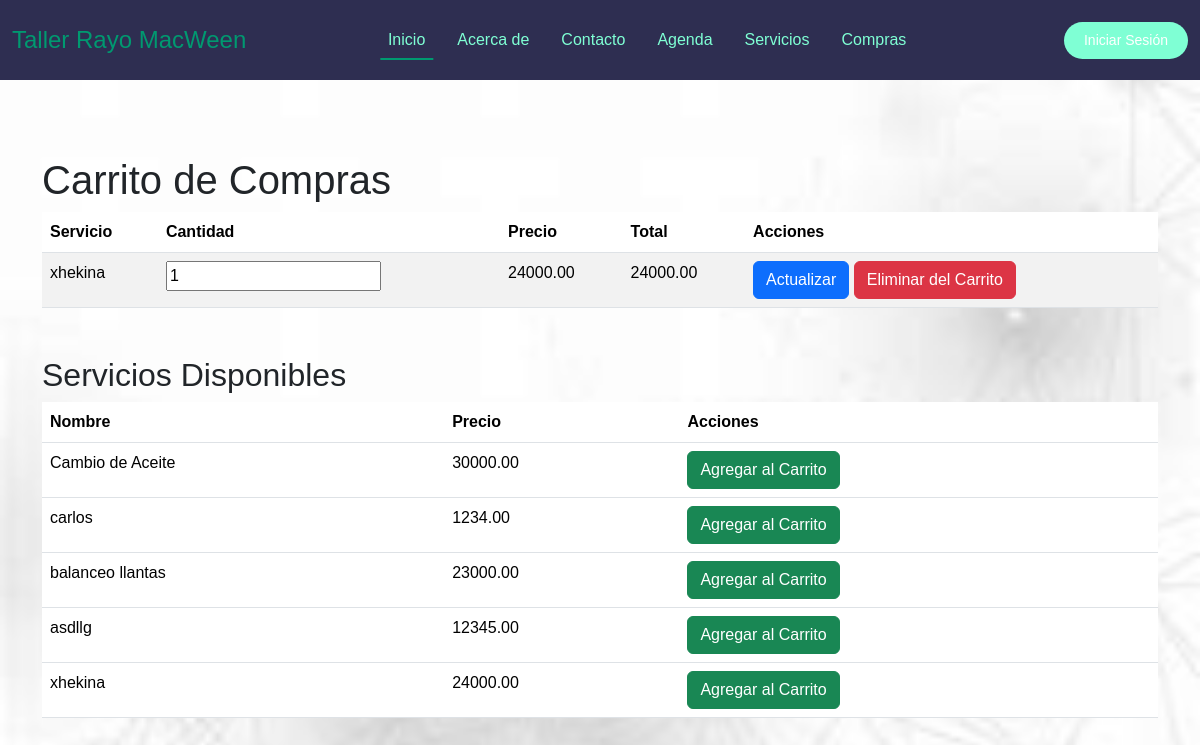
The app's page /compras/ with its own data.
### rayomcween/models.py (models this page shows, shortened)
class Carrito(models.Model):
    servicio = models.ForeignKey(Servicio, on_delete=models.CASCADE)
    cantidad = models.PositiveIntegerField(default=1)  # Añadir valor por defecto

class Servicio(models.Model):
    nombre = models.CharField(max_length=100)
    descripcion = models.TextField()
    precio = models.DecimalField(max_digits=10, decimal_places=2)

### rayomcween/views.py (the view)
# urls.py: path('compras/', views.mostrar_carrito, name='compras'),
def mostrar_carrito(request):
    carrito = Carrito.objects.all()
    servicios = Servicio.objects.all()
    return render(request, 'compras.html', {'carrito': carrito, 'servicios': servicios})

### rayomcween/templatetags/custom_filters.py (called while the page is built)
@register.filter(name='multiply')
def multiply(value, arg):
    try:
        return value * arg
    except (ValueError, TypeError):
        return ''

### rayomcween/templates/compras.html (shortened to what this page needs)
{% load custom_filters %}
{% load static %}
<!DOCTYPE html>
<html lang="es">
<head>
    <link href="https://cdn.jsdelivr.net/npm/bootstrap@5.3.3/dist/css/bootstrap.min.css" rel="stylesheet">
    <link rel="stylesheet" href="{% static 'css/new_style.css' %}">
</head>
<body style="margin-top: 156px;">
    <nav class="navbar navbar-expand-lg fixed-top">
        <div class="container-fluid">
            <a class="navbar-brand me-auto" href="#">Taller Rayo MacWeen</a>
            <div class="offcanvas offcanvas-end" tabindex="-1" id="offcanvasNavbar" aria-labelledby="offcanvasNavbarLabel" onmouseover="showNav()" onmouseleave="hideNav()">
                <div class="offcanvas-body">
                    <ul class="navbar-nav justify-content-center flex-grow-1 pe-3">
                        <li class="nav-item">
                            <a class="nav-link mx-lg-2 active" aria-current="page" href="{% url 'index' %}">Inicio</a>
                        </li>
                        <li class="nav-item">
                            <a class="nav-link mx-lg-2" href="{% url 'about' %}">Acerca de</a>
                        </li>
                        <li class="nav-item">
                            <a class="nav-link mx-lg-2" href="{% url 'contactanos' %}">Contacto</a>
                        </li>
                        <li class="nav-item">
                            <a class="nav-link mx-lg-2" href="{% url 'agenda' %}">Agenda</a>
                        </li>
                        <li class="nav-item">
                            <a class="nav-link mx-lg-2" href="{% url 'servicios' %}">Servicios</a>
                        </li>
                        <li class="nav-item">
                            <a class="nav-link mx-lg-2" href="{% url 'compras' %}">Compras</a>
                        </li>
                    </ul>
                </div>
            </div>
            {% if user.is_authenticated %}
      <a href="{% url 'logout' %}" class="login-button" id="logoutButton">Cerrar Sesión ({{ user.username }})</a>
    {% else %}
      <a href="{% url 'login' %}" class="login-button" id="loginButton">Iniciar Sesión</a>
    {% endif %}
        </div>
    </nav>
    <div class="container mt-5">
        <h1>Carrito de Compras</h1>
        {% if carrito %}
        <form method="post" action="{% if carrito.id %}{% url 'actualizar_carrito' carrito.id %}{% endif %}">
            <table class="table table-striped">
                <thead>
                    <tr>
                        <th>Servicio</th>
                        <th>Cantidad</th>
                        <th>Precio</th>
                        <th>Total</th>
                        <th>Acciones</th>
                    </tr>
                </thead>
                <tbody>
                    {% for item in carrito %}
<tr>
    <td>{{ item.servicio.nombre }}</td>
    <td>
        <input type="number" name="cantidad" value="{{ item.cantidad }}" min="1">
    </td>
    <td>{{ item.servicio.precio }}</td>
    <td>{{ item.cantidad|multiply:item.servicio.precio }}</td>
    <td>
        <button type="submit" class="btn btn-primary">Actualizar</button>
        <a href="{% url 'eliminar_del_carrito' item.id %}" class="btn btn-danger">Eliminar del Carrito</a>
    </td>
</tr>
{% endfor %}
                </tbody>
            </table>
        </form>
        {% else %}
        <p>El carrito está vacío.</p>
        {% endif %}
    </div>
    <div class="container mt-5">
        <h2>Servicios Disponibles</h2>
        <table class="table">
            <thead>
                <tr>
                    <th>Nombre</th>
                    <th>Precio</th>
                    <th>Acciones</th>
                </tr>
            </thead>
            <tbody>
                {% for servicio in servicios %}
                <tr>
                    <td>{{ servicio.nombre }}</td>
                    <td>{{ servicio.precio }}</td>
                    <td>
                        <a href="{% url 'agregar_al_carrito' servicio.id %}" class="btn btn-success">Agregar al Carrito</a>
                    </td>
                </tr>
                {% empty %}
                <tr>
                    <td colspan="3">No hay servicios disponibles.</td>
                </tr>
                {% endfor %}
            </tbody>
        </table>
    </div>
</body>
</html>

### rayomcween/static/css/new_style.css (style rules this page uses)
.navbar, .navbar-brand { animation: fadeIn 1s ease-in-out; }
.navbar-brand { transition: all 0.3s ease; }
body { background-image: url('IMG/fondo.jpeg'); background-size: cover; background-position: center; font-family: Arial, sans-serif; margin: 0; padding: 0; background-color: beige; }
.navbar { background-color: rgb(46, 46, 81); height: 80px; }
.navbar-brand { font-weight: 500; color: #009970 !important; font-size: 24px; transition: 0.3s; }
.login-button { background-color: aquamarine; color: #fff; font-size: 14px; padding: 8px 20px; border-radius: 50px; text-decoration: none; transition: 0.3s background-color; }
.nav-link { color: aquamarine !important; font-weight: 500; position: relative; }
.nav-link:hover, .nav-link.active { color: #000; }
@media (min-width: 991px) { .nav-link::before { content: ""; position: absolute; bottom: 0; left: 50%; transform: translateX(-50%); width: 100%; height: 2px; background-color: #009970; visibility: hidden; transition: 0.3s ease-in-out; } }
@media (min-width: 991px) { .nav-link:hover::before, .nav-link.active::before { width: 100%; visibility: visible; } }

### records on screen
Carrito: servicio.nombre "xhekina", cantidad "1", servicio.precio "24000.00", cantidad|multiply "24000.00"
Servicio: nombre "Cambio de Aceite", precio "30000.00"
Servicio: nombre "carlos", precio "1234.00"
Servicio: nombre "balanceo llantas", precio "23000.00"
Servicio: nombre "asdllg", precio "12345.00"
Servicio: nombre "xhekina", precio "24000.00"
